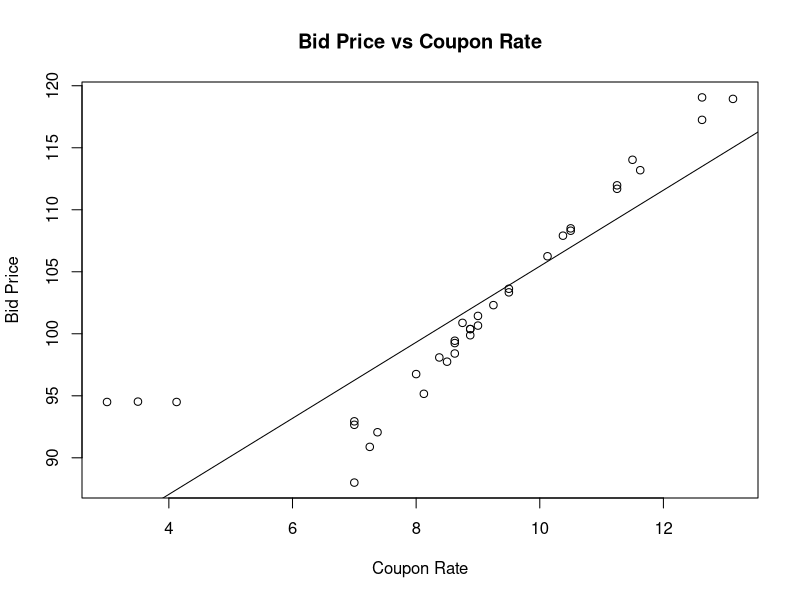
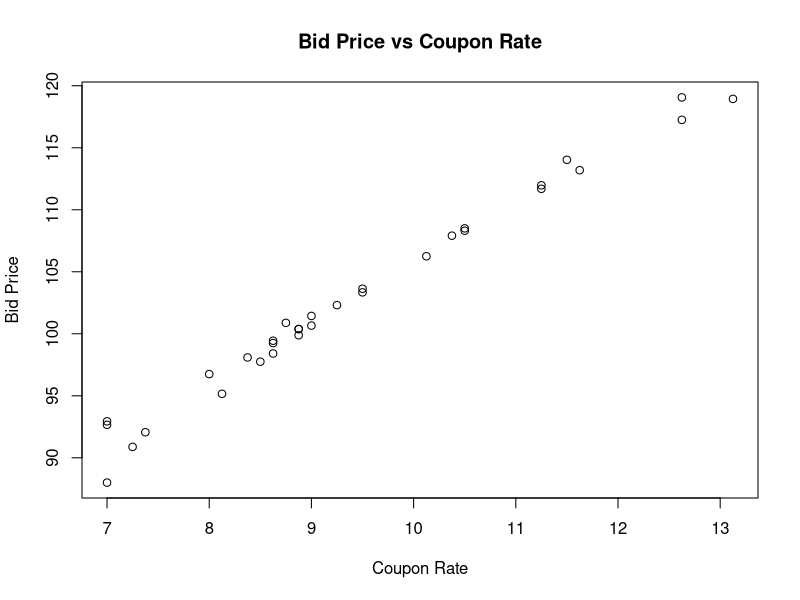

Generate these figures, in order, with R:
setwd("C:/Users/Urvashi/Desktop/Study/Courses/Data Science For Engineers/R Examples")

bonds<-read.delim("bonds.txt",row.names = 1) # reading a text file

print(bonds) # this displays in console
View(bonds) # this opens a new window
head(bonds)
tail(bonds)
str(bonds) # structure of bonds
summary(bonds)

plot(bonds$CouponRate, bonds$BidPrice, main = "Bid Price vs Coupon Rate", xlab = "Coupon Rate", ylab = "Bid Price")

bondsmod<-lm(BidPrice~CouponRate, data = bonds) # building linear regression model

summary(bondsmod)
abline(bondsmod)

alpha = 0.05
n = 35
p = 1 # number of independent variables
qt(p = (1-alpha/2), df = n-p-1) # estimating t statistics value i.e., quantiles

SSE<-sum((bonds$BidPrice - bondsmod$fitted.values)^2)
SSR<-sum((bondsmod$fitted.values - mean(bonds$BidPrice))^2)
f0 = (SSR/SSE)*(n-2)
print(f0)

# residual plot
# plot(bondsmod$fitted.values, rstandard(bondsmod), main = "Residual Plot", xlab = "Predicted Values", ylab = "Standardized Residuals")
# abline(h = 2, lty = 2)
# abline(h = -2, lty = 2)
# identify(bondsmod$fitted.values, rstandard(bondsmod))

# identified points are 4 13 34 35
bonds_new<-bonds[-13,]
# bondsmod1<-lm(BidPrice~CouponRate, data = bonds_new)
# summary(bondsmod1)
# plot(bondsmod1$fitted.values, rstandard(bondsmod1), main = "Residual Plot", xlab = "Predicted Values", ylab = "Standardized Residuals")
# abline(h = 2, lty = 2)
# abline(h = -2, lty = 2)
# identify(bondsmod1$fitted.values, rstandard(bondsmod1))

# identified points are 4 33 34
bonds_new1<-bonds_new[-34,]
# bondsmod2<-lm(BidPrice~CouponRate, data = bonds_new1)
# summary(bondsmod2)
# plot(bondsmod2$fitted.values, rstandard(bondsmod2), main = "Residual Plot", xlab = "Predicted Values", ylab = "Standardized Residuals")
# abline(h = 2, lty = 2)
# abline(h = -2, lty = 2)
# identify(bondsmod2$fitted.values, rstandard(bondsmod2))

# identified points are 13 34
# bonds_new2<-bonds_new1[-34,]
# bondsmod3<-lm(BidPrice~CouponRate, data = bonds_new2)
# summary(bondsmod3)
# plot(bondsmod3$fitted.values, rstandard(bondsmod3), main = "Residual Plot", xlab = "Predicted Values", ylab = "Standardized Residuals")
# abline(h = 2, lty = 2)
# abline(h = -2, lty = 2)
# identify(bondsmod3$fitted.values, rstandard(bondsmod3))

# identified points are 4 13
# bonds_new3<-bonds_new2[-13,]
# bondsmod4<-lm(BidPrice~CouponRate, data = bonds_new3)
# summary(bondsmod4)
# plot(bondsmod4$fitted.values, rstandard(bondsmod4), main = "Residual Plot", xlab = "Predicted Values", ylab = "Standardized Residuals")
# abline(h = 2, lty = 2)
# abline(h = -2, lty = 2)
# identify(bondsmod4$fitted.values, rstandard(bondsmod4))

# identified points are 4
bonds_new4<-bonds_new1[-4,]
# bondsmod5<-lm(BidPrice~CouponRate, data = bonds_new4)
# summary(bondsmod5)
# plot(bondsmod5$fitted.values, rstandard(bondsmod5), main = "Residual Plot", xlab = "Predicted Values", ylab = "Standardized Residuals")
# abline(h = 2, lty = 2)
# abline(h = -2, lty = 2)
# identify(bondsmod5$fitted.values, rstandard(bondsmod5))

bonds_mod<-lm(BidPrice~CouponRate, data = bonds_new4)
summary(bonds_mod)
plot(bonds_new4$CouponRate, bonds_new4$BidPrice, main = "Bid Price vs Coupon Rate", xlab = "Coupon Rate", ylab = "Bid Price")
